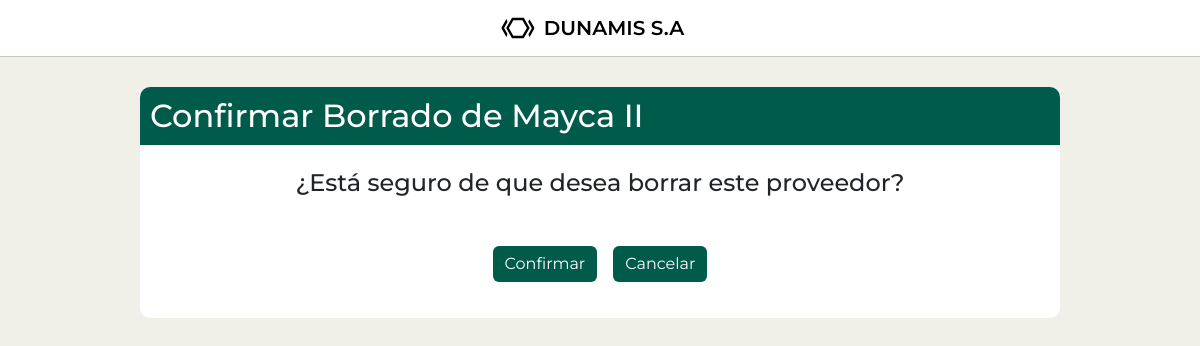
/proveedores/borrar/8/, run on an earlier commit of the app's database.
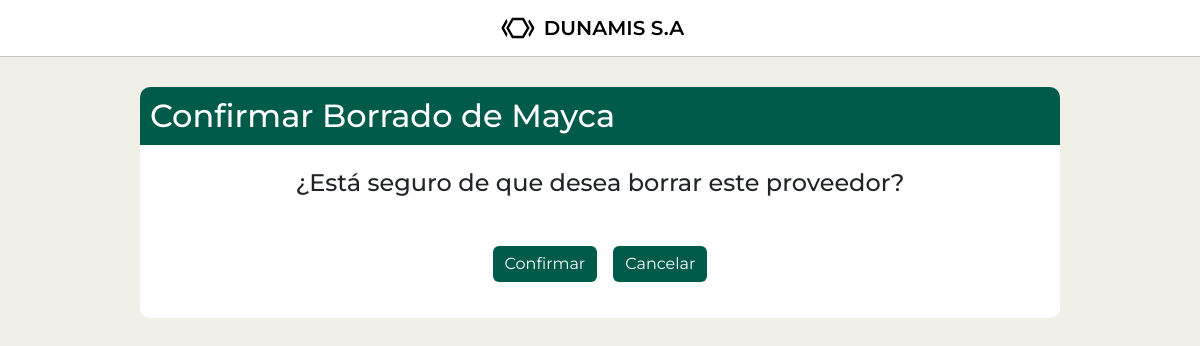
And on a later commit of the database.
### mod_ventas/sub_mod_proveedores/models.py (models this page shows, shortened)
class Proveedor(models.Model):
    nombre = models.CharField(max_length=150)
    correo = models.EmailField(default='')
    numero_telefonico = models.IntegerField(default=0)
    tiempo_despacho_aprox = models.IntegerField(validators=[MinValueValidator(1)], default=0)
    activo = models.BooleanField(default=True)
    slug = models.SlugField(default='', null=False)
    saldo_adeudado = models.DecimalField(max_digits=10, decimal_places=2, default=0.00, validators=[MinValueValidator(0)])

### mod_ventas/sub_mod_proveedores/views.py (the view, shortened to what this page needs)
# urls.py: path('borrar/<int:pk>/', ProveedorDeleteView.as_view(), name='proveedor_borrar'),
class ProveedorDeleteView(DeleteView):
    model = Proveedor
    template_name = 'sub_mod_proveedores/proveedor_confirm_delete.html'
    success_url = reverse_lazy('proveedor_list')

### mod_ventas/sub_mod_proveedores/templates/sub_mod_proveedores/proveedor_confirm_delete.html (shortened to what this page needs)
{% extends "base.html" %}
{% block content %}
<section class="confirm-delete-container">
    <h1 class="delete-header">Confirmar Borrado de {{ object.nombre }}</h1>
    <div class="p-3">
      <h4 class="text-center h4">¿Está seguro de que desea borrar este proveedor?</h4>
      <div class="d-flex justify-content-center gap-3 mt-5">
        <button form="f-delete" class="btn" type="submit">Confirmar</button>
        <a class="d-inline btn" href="{% url 'proveedor_list' %}">Cancelar</a>
      </div>
    </div>
  </section>
{% endblock %}

What changed in the data, as far as the page shows it:
changed Proveedor: nombre "Mayca II" → "Mayca"
